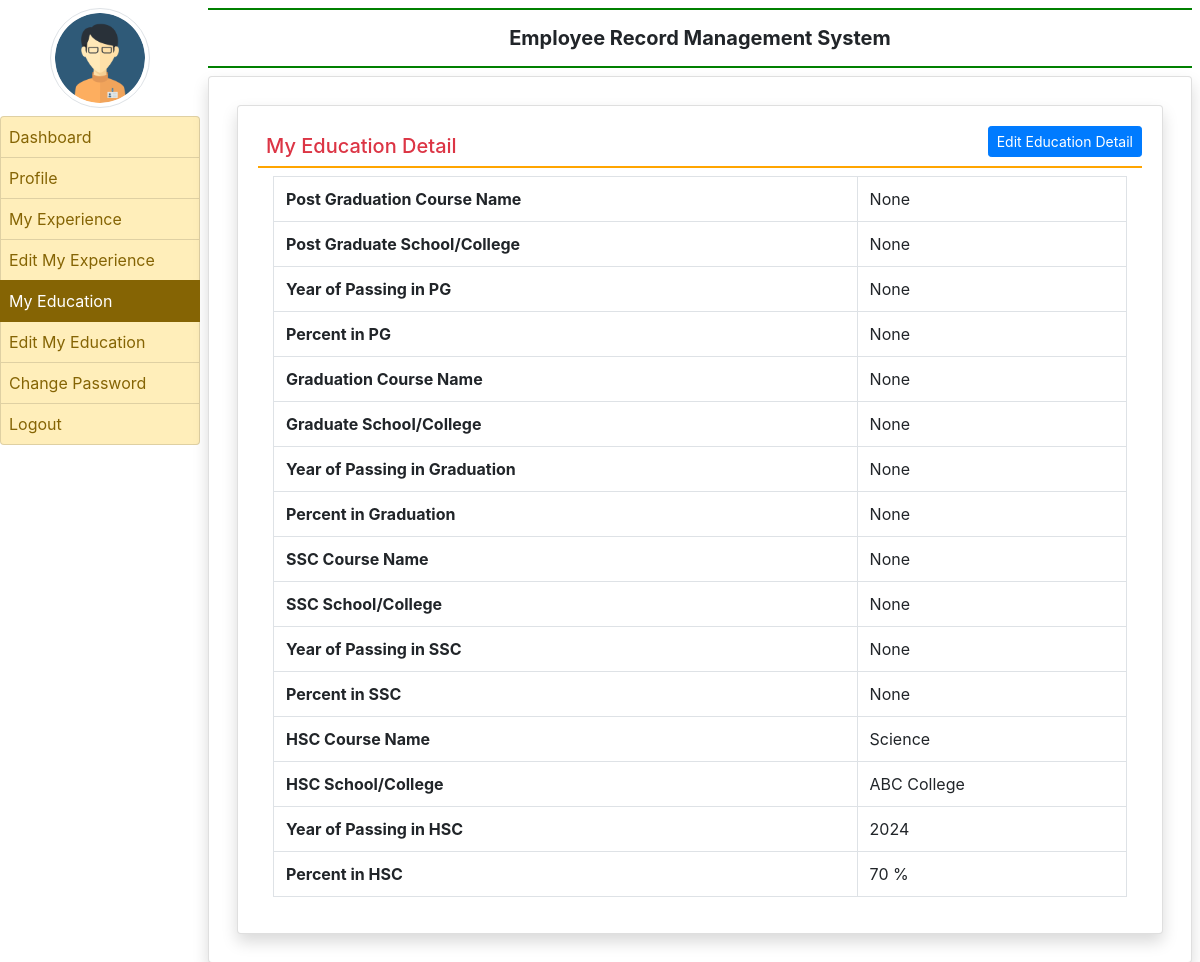
The app's page /my_education/ (signed in) with its own data.
### employee/models.py (models this page shows, shortened)
class EmployeeEducation(models.Model):
    user = models.ForeignKey(User, on_delete=models.CASCADE)
    coursepg = models.CharField(max_length=100, null=True)
    schoolclgpg = models.CharField(max_length=200, null=True)
    yearofpassingpg = models.CharField(max_length=20, null=True)
    percentagepg = models.CharField(max_length=30, null=True)
    coursegra = models.CharField(max_length=100, null=True)
    schoolclggra = models.CharField(max_length=200, null=True)
    yearofpassinggra = models.CharField(max_length=20, null=True)
    percentagegra = models.CharField(max_length=30, null=True)
    coursessc = models.CharField(max_length=100, null=True)
    schoolclgssc = models.CharField(max_length=200, null=True)
    yearofpassingssc = models.CharField(max_length=20, null=True)
    percentagessc = models.CharField(max_length=30, null=True)
    coursehsc = models.CharField(max_length=100, null=True)
    schoolclghsc = models.CharField(max_length=200, null=True)
    yearofpassinghsc = models.CharField(max_length=20, null=True)
    percentagehsc = models.CharField(max_length=30, null=True)

### employee/views.py (the view)
# urls.py: path('my_education/', views.my_education, name='my_education'),
def my_education(request):
    if not request.user.is_authenticated:
        return redirect('emp_login')
    user = request.user
    education = EmployeeEducation.objects.get(user=user)
    return render(request, 'my_education.html', locals())

### employee/templates/my_education.html
{% extends 'emp_base.html' %}
{% block main %}
<div class="card shadow m-2">
    <div class="card-body">
        <a href="{% url 'edit_myeducation' %}" class="btn btn-primary float-right btn-sm">Edit Education Detail</a>
        <h5 class="p-2 text-danger" style="border-bottom : 2px solid orange">My Education Detail</h5>
        <div class="container-fluid">
            <table class="table table-bordered">
                <tr>
                    <th>Post Graduation Course Name</th>
                    <td>{{education.coursepg}}</td>
                </tr>
                <tr>
                    <th>Post Graduate School/College</th>
                    <td>{{education.schoolclgpg}}</td>
                </tr>
                <tr>
                    <th>Year of Passing in PG</th>
                    <td>{{education.yearofpassingpg}}</td>
                </tr>
                <tr>
                    <th>Percent in PG</th>
                    <td>{{education.percentagepg}}</td>
                </tr>
                <tr>
                    <th>Graduation Course Name</th>
                    <td>{{education.coursegra}}</td>
                </tr>
                <tr>
                    <th>Graduate School/College</th>
                    <td>{{education.schoolclggra}}</td>
                </tr>
                <tr>
                    <th>Year of Passing in Graduation</th>
                    <td>{{education.yearofpassinggra}}</td>
                </tr>
                <tr>
                    <th>Percent in Graduation</th>
                    <td>{{education.percentagegra}}</td>
                </tr>
                <tr>
                    <th>SSC Course Name</th>
                    <td>{{education.coursessc}}</td>
                </tr>
                <tr>
                    <th>SSC School/College</th>
                    <td>{{education.schoolclgssc}}</td>
                </tr>
                <tr>
                    <th>Year of Passing in SSC</th>
                    <td>{{education.yearofpassingssc}}</td>
                </tr>
                <tr>
                    <th>Percent in SSC</th>
                    <td>{{education.percentagessc}}</td>
                </tr>
                <tr>
                    <th>HSC Course Name</th>
                    <td>{{education.coursehsc}}</td>
                </tr>
                <tr>
                    <th>HSC School/College</th>
                    <td>{{education.schoolclghsc}}</td>
                </tr>
                <tr>
                    <th>Year of Passing in HSC</th>
                    <td>{{education.yearofpassinghsc}}</td>
                </tr>
                <tr>
                    <th>Percent in HSC</th>
                    <td>{{education.percentagehsc}}</td>
                </tr>
            </table>
        </div>
    </div>
</div>
{% endblock %}

### records on screen
EmployeeEducation: coursepg "None", schoolclgpg "None", yearofpassingpg "None", percentagepg "None", coursegra "None", schoolclggra "None", yearofpassinggra "None", percentagegra "None", coursessc "None", schoolclgssc "None", yearofpassingssc "None", percentagessc "None", coursehsc "Science", schoolclghsc "ABC College", yearofpassinghsc "2024", percentagehsc "70 %"
